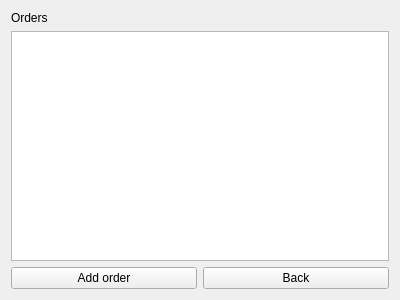
<?xml version="1.0" encoding="UTF-8"?>
<ui version="4.0">
 <class>Form</class>
 <widget class="QWidget" name="Form">
  <property name="geometry">
   <rect>
    <x>0</x>
    <y>0</y>
    <width>400</width>
    <height>300</height>
   </rect>
  </property>
  <property name="windowTitle">
   <string>Form</string>
  </property>
  <layout class="QGridLayout" name="gridLayout">
   <item row="2" column="0">
    <widget class="QPushButton" name="add">
     <property name="text">
      <string>Add order</string>
     </property>
    </widget>
   </item>
   <item row="1" column="0" colspan="2">
    <widget class="QColumnView" name="columnView"/>
   </item>
   <item row="2" column="1">
    <widget class="QPushButton" name="back">
     <property name="text">
      <string>Back</string>
     </property>
    </widget>
   </item>
   <item row="0" column="0" colspan="2">
    <widget class="QLabel" name="label">
     <property name="text">
      <string>Orders</string>
     </property>
    </widget>
   </item>
  </layout>
 </widget>
 <resources/>
 <connections/>
</ui>
